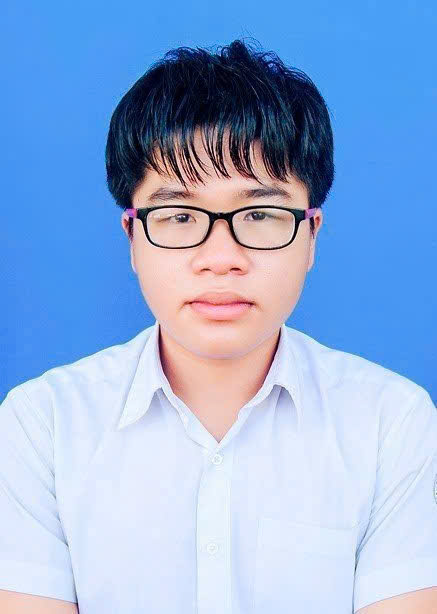
#> input picture face_img.jpg, 437 x 614 px, found by its file name
$ python hog_extractor.py
#> lines starting #> are read from the running program, lines starting #| are printed output that depends on the picture; long printed decimals are rounded
### src/face_detector.py
import cv2
import numpy as np

# Load bộ nhận diện khuôn mặt Haar Cascade
face_cascade = cv2.CascadeClassifier(
    cv2.data.haarcascades + "haarcascade_frontalface_default.xml"
)


def detect_and_crop(image_path):
    # Đọc ảnh
#> called with image_path = 'face_img.jpg'
    img = cv2.imread(image_path)
#> img is the input picture: shape (614, 437, 3); mean B, G, R 218.3, 175.6, 146.8

    if img is None:
        raise FileNotFoundError(f"Không đọc được ảnh: {image_path}")

    # Resize ảnh lớn xuống max 800px để Haar Cascade chạy nhanh hơn
    MAX_DIM = 800
    h_orig, w_orig = img.shape[:2]
#> h_orig = 614; w_orig = 437
    scale = 1.0
    if max(h_orig, w_orig) > MAX_DIM:
        scale = MAX_DIM / max(h_orig, w_orig)
        img_small = cv2.resize(img, (int(w_orig * scale), int(h_orig * scale)))
    else:
        img_small = img

    # Chuyển sang ảnh xám để tăng tốc độ detect
    gray = cv2.cvtColor(img_small, cv2.COLOR_BGR2GRAY)
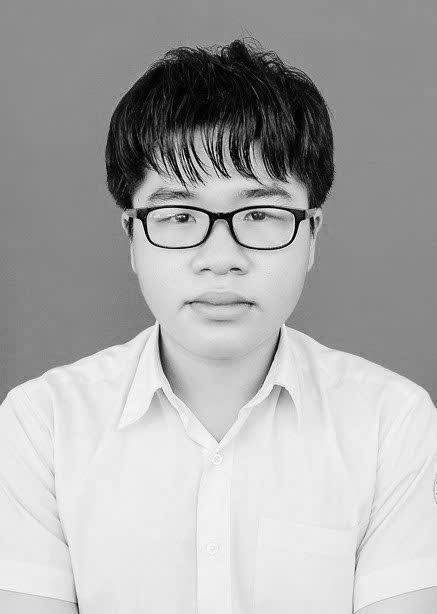
#> gray: shape (614, 437); min 0, max 254, mean 171.8
    # Cân bằng độ sáng (giúp nhận diện tốt hơn khi ảnh thiếu sáng/kính lóa)
    gray = cv2.equalizeHist(gray)
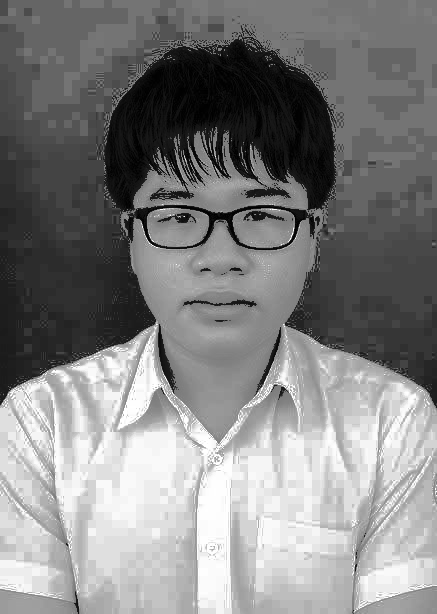
#> gray: shape (614, 437); min 0, max 255, mean 130.4

    faces = face_cascade.detectMultiScale(
        gray,
        # Tăng độ nhạy (sensitive) để dễ nhận diện hơn (giống như trong app.py)
        scaleFactor=1.05,
        minNeighbors=3,
        minSize=(30, 30)
    )
#> faces = [[83, 370, 46, 46], [275, 464, 58, 58], [102, 121, 245, 245]]

    # Không tìm thấy khuôn mặt
    if len(faces) == 0:
        return None, img

    # Lấy khuôn mặt đầu tiên và scale tọa độ về ảnh gốc
    x, y, w, h = faces[0]
#> x = 83; y = 370; w = 46; h = 46
    if scale != 1.0:
        x = int(x / scale)
        y = int(y / scale)
        w = int(w / scale)
        h = int(h / scale)

    # Cắt khuôn mặt từ ảnh gốc (chất lượng cao hơn)
    face_roi = img[y:y + h, x:x + w]
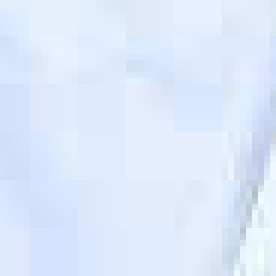
#> face_roi: shape (46, 46, 3) (shown 6 times larger); mean B, G, R 251.9, 233.3, 221.6

    # Resize về kích thước chuẩn
    face_resized = cv2.resize(face_roi, (64, 64))

    return face_resized, img


# [20 lines that do not run on import are left out]

### src/hog_extractor.py
import cv2
import numpy as np

"""
Thông số HOG

_WinSize      : Kích thước cửa sổ đầu vào.
                Dùng 64x64 vì khuôn mặt gần vuông.

_BlockSize    : Mỗi block gồm 2x2 cells (16x16 pixel),
                dùng để normalize độ sáng.

_BlockStride  : Block dịch chuyển 8 pixel mỗi lần,
                giúp các block chồng lấp 50%.

_CellSize     : Mỗi cell 8x8 pixel.

_nbins         : 9 hướng gradient (0° - 180°),
                mỗi bin tương ứng 20°.
"""

def create_hog():
    hog = cv2.HOGDescriptor(
        _winSize=(64, 64),
        _blockSize=(16, 16),
        _blockStride=(8, 8),
        _cellSize=(8, 8),
        _nbins=9
    )
    return hog


# Khởi tạo HOG chỉ một lần
hog = create_hog()


def extract_hog(face_img):
    """
    Trích xuất đặc trưng HOG từ ảnh khuôn mặt.

    Parameters
    ----------
    face_img : numpy.ndarray
        Ảnh BGR đầu vào.

    Returns
    -------
    numpy.ndarray
        Vector HOG dạng 1 chiều.
    """

    if face_img is None:
        raise ValueError("Ảnh đầu vào bị None.")

    # Resize về đúng kích thước nếu cần
    if face_img.shape[:2] != (64, 64):
        face_img = cv2.resize(face_img, (64, 64))

    # Chuyển sang grayscale
    gray = cv2.cvtColor(face_img, cv2.COLOR_BGR2GRAY)
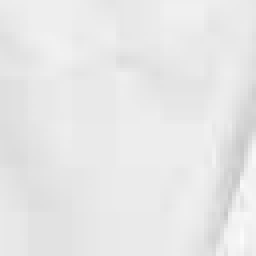
#> gray: shape (64, 64) (shown 4 times larger); min 199, max 251, mean 231.8

    # Tính đặc trưng HOG
    hog_vector = hog.compute(gray)
#> hog_vector = 1764 values, max 0.427 at index 1120, min 0 at index 83, mean 0.124

    # Trả về vector 1 chiều
    return hog_vector.flatten()


# ===========================
# Test
# ===========================
if __name__ == "__main__":
    # Test với ảnh khuôn mặt đã crop từ face_detector.py
    from src.face_detector import detect_and_crop

    face, _ = detect_and_crop("face_img.jpg")  # sửa tên ảnh

    if face is not None:
        vector = extract_hog(face)
#> vector has the same summary as hog_vector in extract_hog
        print("Chiều dài HOG vector:", len(vector))
#| Chiều dài HOG vector: 1764
        print("5 giá trị đầu:", vector[:5])
#| 5 giá trị đầu: [0.1441 0.02546 0.006692 0.003981 0.04595]
    else:
        print("Không detect được khuôn mặt")

$ run again, with dataset/pexels-244411608-19284156.jpg copied over face_img.jpg
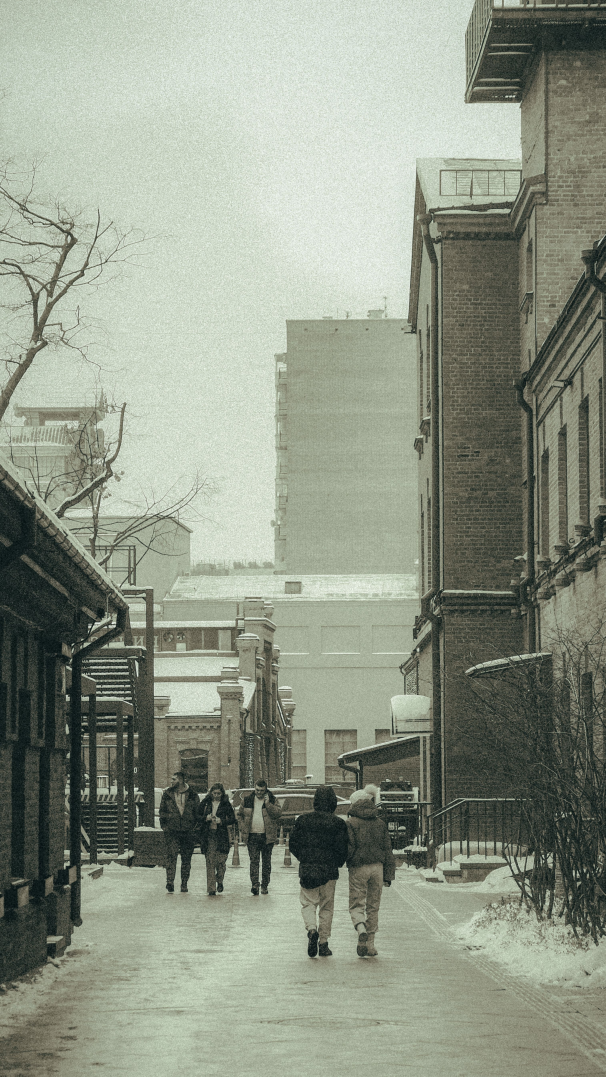
#> input picture dataset/pexels-244411608-19284156.jpg, 3028 x 5383 px, found by its file name (shown at 1/5 size)
#> in detect_and_crop, img is the input picture: shape (5383, 3028, 3); mean B, G, R 134.4, 149.6, 142.4
#> in detect_and_crop, `gray = cv2.equalizeHist(gray)`:
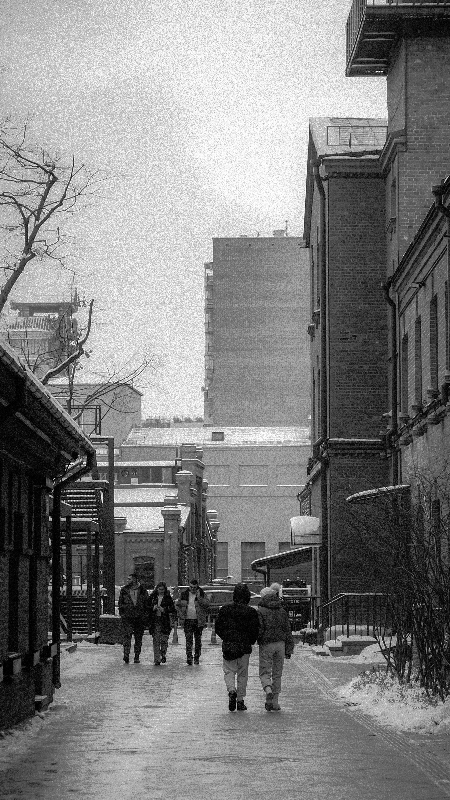
#> gray: shape (800, 450); min 0, max 255, mean 128.2
#> faces = [[48, 648, 88, 88]]
#> in detect_and_crop, `x, y, w, h = faces[0]`: x = 48; y = 648; w = 88
#> in detect_and_crop, `x = int(x / scale)`: x = 322
#> in detect_and_crop, `y = int(y / scale)`: y = 4360
#> in detect_and_crop, `w = int(w / scale)`: w = 592
#> in detect_and_crop, `face_resized = cv2.resize(face_roi, (64, 64))`:
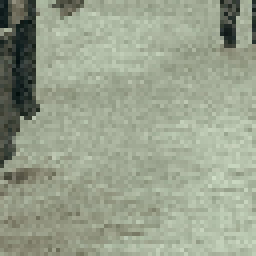
#> face_resized: shape (64, 64, 3) (shown 4 times larger); mean B, G, R 141.6, 161.7, 153.1
#> hog_vector = 1764 values, max 0.324 at index 36, min 0.0153 at index 1516, mean 0.158
#> vector has the same summary as hog_vector in extract_hog
#| Chiều dài HOG vector: 1764
#| 5 giá trị đầu: [0.3092 0.164 0.2009 0.153  0.0917]

$ run again, with dataset/pexels-50k-jpe-1401054515-36098174.jpg copied over face_img.jpg
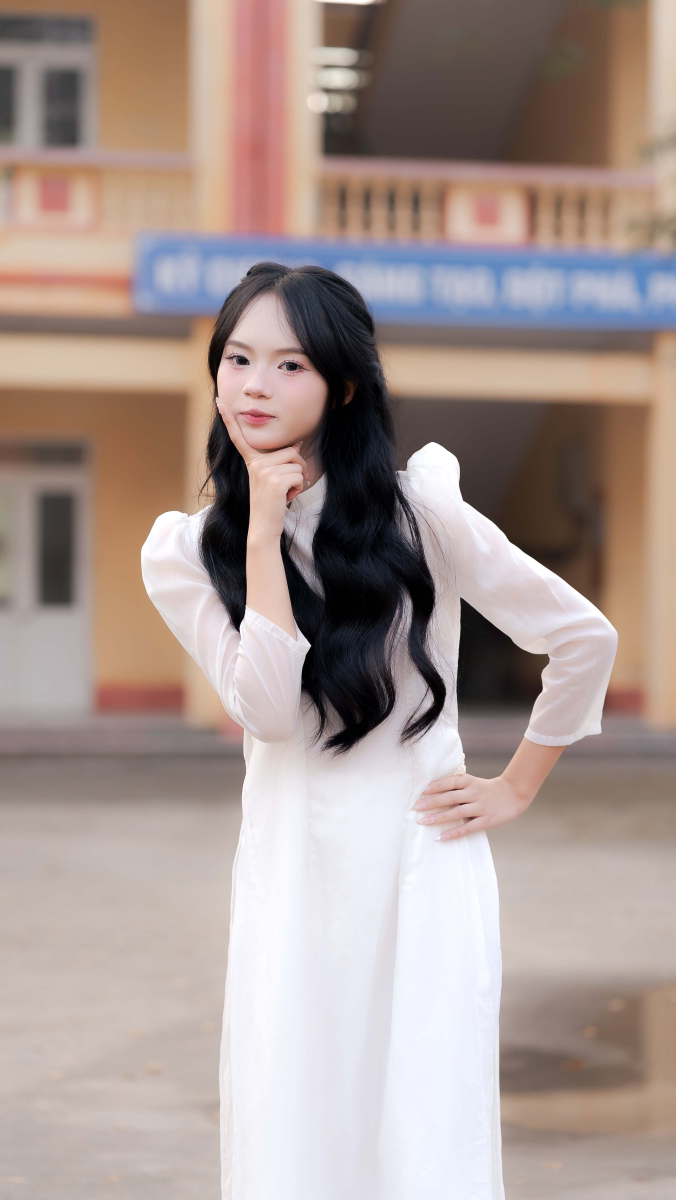
#> input picture dataset/pexels-50k-jpe-1401054515-36098174.jpg, 3376 x 6000 px, found by its file name (shown at 1/5 size)
#> in detect_and_crop, img is the input picture: shape (6000, 3376, 3); mean B, G, R 146, 151.2, 167.5
#> in detect_and_crop, `gray = cv2.equalizeHist(gray)`:
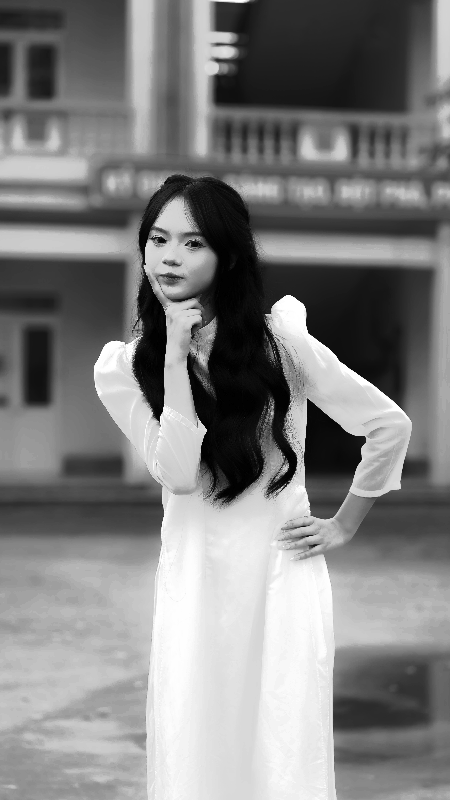
#> gray: shape (800, 450); min 0, max 255, mean 128.3
#> faces = [[85, 357, 53, 53], [131, 209, 88, 88]]
#> in detect_and_crop, `x, y, w, h = faces[0]`: x = 85; y = 357; w = 53
#> in detect_and_crop, `x = int(x / scale)`: x = 637
#> in detect_and_crop, `y = int(y / scale)`: y = 2677
#> in detect_and_crop, `w = int(w / scale)`: w = 397
#> in extract_hog, `gray = cv2.cvtColor(face_img, cv2.COLOR_BGR2GRAY)`:
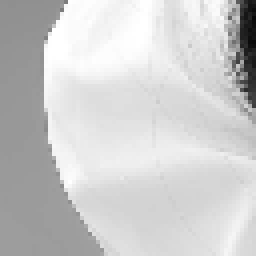
#> gray: shape (64, 64) (shown 4 times larger); min 9, max 255, mean 204.4
#> hog_vector = 1764 values, max 0.454 at index 54, min 0 at index 15, mean 0.124
#> vector has the same summary as hog_vector in extract_hog
#| Chiều dài HOG vector: 1764
#| 5 giá trị đầu: [0.01362 0.01401 0.01801 0.004037 0.03277]
